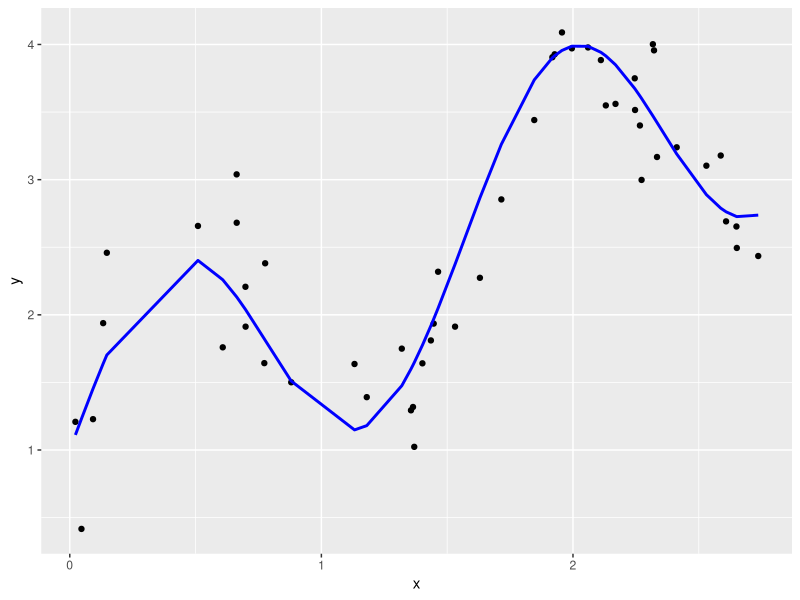
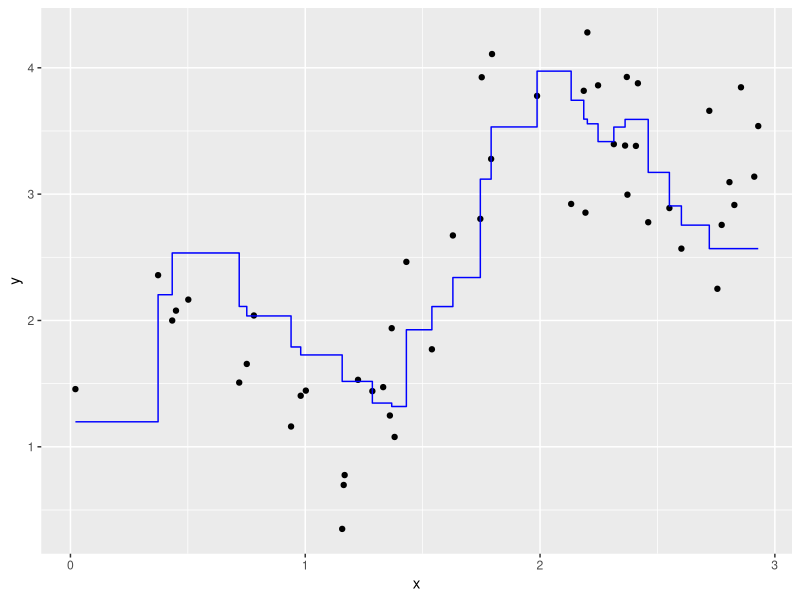
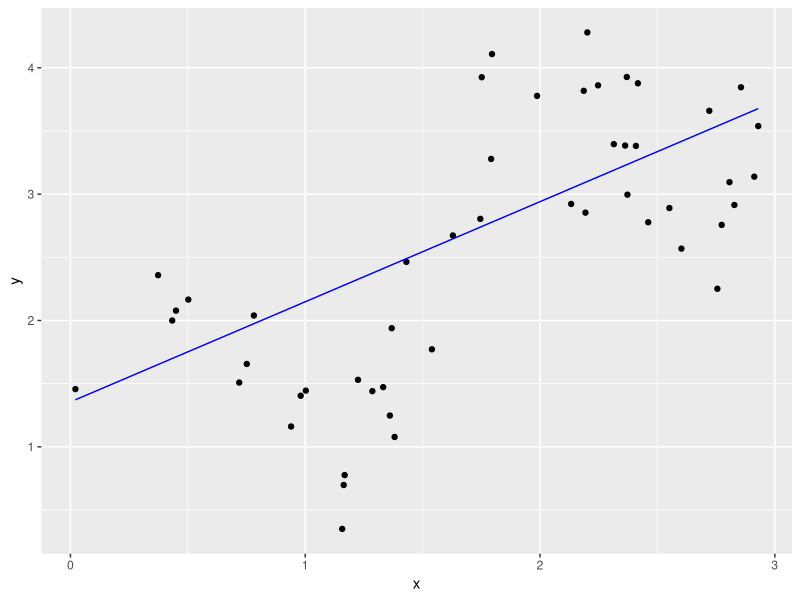
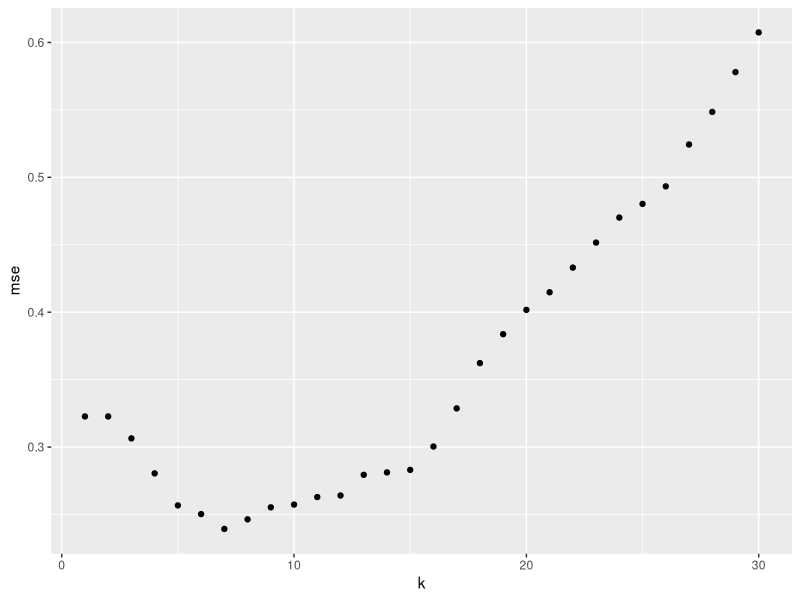
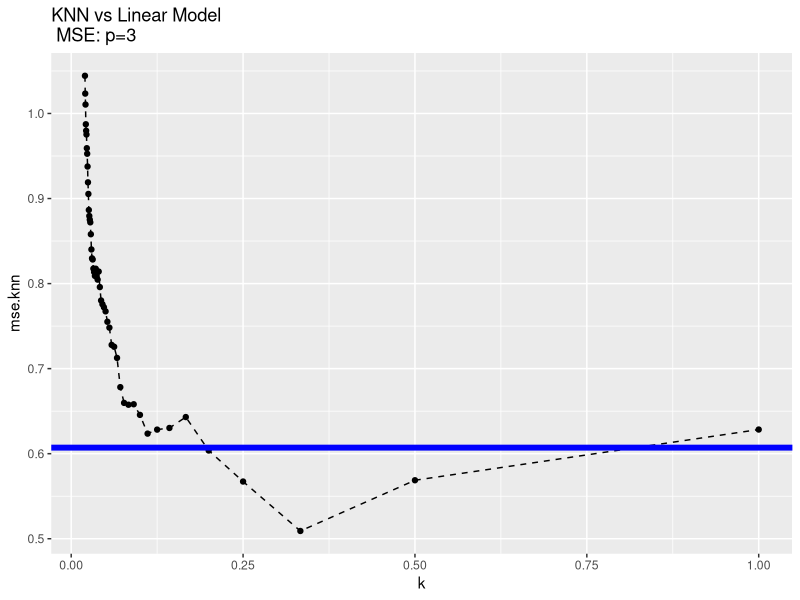

These figures' R source, in order:
## ---- chunk 1
library(dplyr)
library(ggplot2)
library(FNN)
## ---- chunk 2
N<-50
sd<-sqrt(1/5)
f<-function(x)
  1+x+sin(4*x)


vals.train<-matrix(runif(N,0,3),nrow=N)
resp.train<-f(vals.train)+rnorm(N,0,sd)
y.model<-f(vals.train)
train.df<-data.frame(x=vals.train,y=resp.train,y.model)


## ---- chunk 3
ggplot(train.df,aes(x,y))+geom_point()+
  geom_line(aes(x,y.model),color="blue",size=1)
                
## ---- chunk 4
vals.test<-matrix(runif(N,0,3),nrow=N)
resp.test<-f(vals.test)+rnorm(N,0,sd)

## ---- chunk 5
k<-4
mod.knn<-knn.reg(vals.train,vals.test,resp.train,k)
pred.knn<-mod.knn$pred
test.df<-data.frame(x=vals.test,y=resp.test,y.knn=pred.knn)
## ---- chunk 6
mod.lm<-lm(y~x,data=train.df)
pred.lm<-predict(mod.lm,newdata=test.df)
test.df$y.lm<-pred.lm

## ---- chunk 7
ggplot(test.df)+
  geom_point(aes(x,y),color="black")+
  geom_step(aes(x,y=y.knn),color="blue")

## ---- chunk 8
ggplot(test.df)+
  geom_point(aes(x,y),color="black")+
  geom_line(aes(x,y=y.lm),color="blue")


## ---- chunk 9
mse.knn<-with(test.df,mean((y-y.knn)^2))
mse.lm<-with(test.df,mean((y-y.lm)^2))
c(mse.knn,mse.lm)

## ---- chunk 10
K<-30
mse.vals<-array(numeric(0),K)
for(k in 1:K){ ##knn.reg doesn't work for k=2!
  if(k==2){next}
mod.knn<-knn.reg(vals.train,vals.test,resp.train,k)
pred.knn<-mod.knn$pred
test.df<-data.frame(x=vals.test,y=resp.test,y.knn=pred.knn)  
  mse.vals[k]<-with(test.df,mean((y-pred.knn)^2))
}
mse.vals[2]<-mean(mse.vals[1],mse.vals[3])
## ---- chunk 11
mse.vals
data.frame(k=1:K,mse=mse.vals)%>%
  ggplot(aes(k,mse))+geom_point()
mse.knn<-min(mse.vals)
mse.knn
## ---- chunk 12
c(mse.knn,mse.lm)


## ---- chunk 13
p<-3
## ---- chunk 14
vals.noise<-matrix(runif(N*(p-1),0,3),nrow=N)
## ---- chunk 15
vals.train1<-cbind(vals.train,vals.noise)

## ---- chunk 16
train.df1<-data.frame(vals.train1)
## ---- chunk 17
(flds<-paste0("x",1:p))
## ---- chunk 18
names(train.df1)<-flds
train.df1$y<-resp.train
(form1<-paste0("y~",paste(paste0("x",1:p),collapse="+")))
## ---- chunk 19
mod.lm1<-lm(formula(form1),data=train.df1)
## ---- chunk 20
summary(mod.lm1)
## ---- chunk 21
vals.noise<-matrix(runif(N*(p-1),0,3),nrow=N)
vals.test1<-cbind(vals.test,vals.noise)
test.df1<-data.frame(vals.test1)
names(test.df1)<-flds
test.df1$y<-resp.test
## ---- chunk 22
pred.lm<-predict(mod.lm1,newdata=test.df1)
mse.lm1<-with(test.df,mean((y-pred.lm)^2))
print(mse.lm1)
## ---- chunk 23
K<-50
mse.knn.vals<-array(numeric(0),K)
for(k in 1:K){
  if(k==2){next}
  mod.knn<-knn.reg(vals.train1,vals.test1,resp.train,k)
  pred<-mod.knn$pred
  test.df1$pred.knn<-pred
  mse.knn.vals[k]<-with(test.df1,mean((y-pred.knn)^2))
}
mse.knn.vals[2]<-(mse.knn.vals[1]+mse.knn.vals[3])/2
mse.knn <- min(mse.knn.vals)
mse.knn
## ---- chunk 24
data.df <- data.frame(k=1/(K:1),
                      mse.knn = rev(mse.knn.vals),
                      mse.lm=mse.lm1)
ggplot(data.df)+
  geom_point(aes(k,mse.knn)) +    
  geom_line(aes(k,mse.knn),linetype="dashed")+
  geom_hline(yintercept=mse.lm,color="blue",size=2)+
  ggtitle(sprintf("KNN vs Linear Model\n MSE: p=%s",p))
